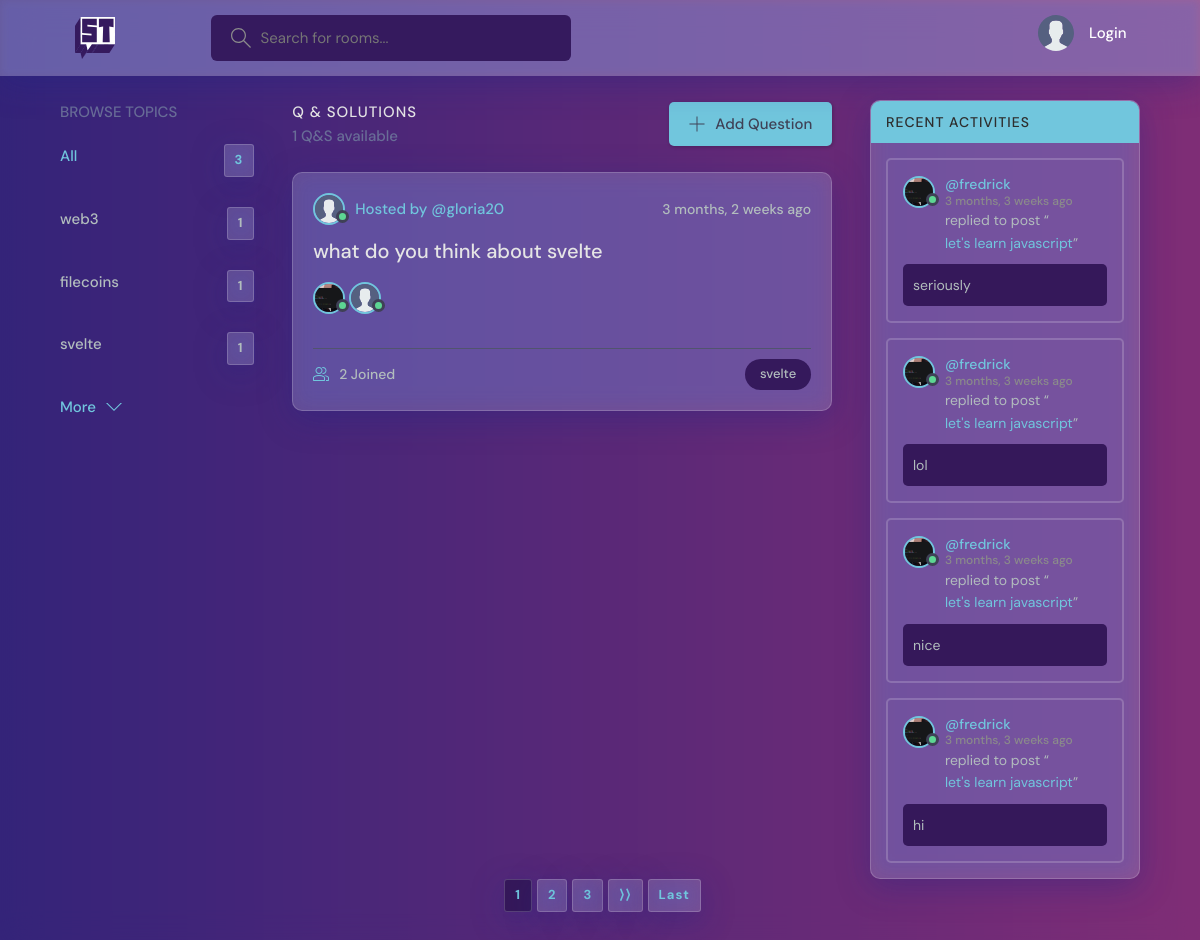
The page / on the database its author committed.
### base/models.py (models this page shows, shortened)
class Topic(models.Model):
    name = models.CharField(max_length=200)
    def __str__(self):
        return self.name

class Room(models.Model):
    host =  models.ForeignKey(User, on_delete=models.SET_NULL, null=True)
    topic = models.ForeignKey(Topic, on_delete=models.SET_NULL, null=True)
    name = models.CharField(max_length=200)
    description = models.TextField(null=True, blank=True)
    participants = models.ManyToManyField(User, related_name="participant", blank=True)
    updated = models.DateTimeField(auto_now=True)
    created = models.DateTimeField(auto_now_add=True)
    class Meta:
        ordering = ['-updated', '-created']
    def __str__(self):
        return self.name

class Message(models.Model):
    user = models.ForeignKey(User, on_delete=models.CASCADE)
    room = models.ForeignKey(Room, on_delete=models.CASCADE)
    body = models.TextField(null=True, blank=True)
    updated = models.DateTimeField(auto_now=True)
    helpful = models.IntegerField(default=0)
    not_helpful = models.IntegerField(default=0)
    created = models.DateTimeField(auto_now_add=True)

### users/models.py (models this page shows)
class User(AbstractUser):
    email = models.EmailField(unique=True, null=True)
    bio = models.TextField(null=True)
    avatar = models.ImageField(default="avatar.svg", null=True)
    instagram = models.CharField(max_length=300, null=True, blank=True)
    linkedin = models.CharField(max_length=300, null=True, blank=True)
    twitter = models.CharField(max_length=300, null=True, blank=True)
    REQUIRED_FIELDS = []

### base/views.py (the view)
# urls.py: path("", home, name="home"),
def home(request):
    q = request.GET.get('q') if request.GET.get('q') != None else ""
    rooms = Room.objects.filter(
        Q(topic__name__icontains=q) |
        Q(name__icontains=q) |
        Q(description__icontains=q) |
        Q(host__username__icontains=q))[0:5]
    p = Paginator(rooms, 1)
    page = request.GET.get('page')
    rooms = p.get_page(page)
    topics = Topic.objects.all()[0:]
    room_count = rooms.end_index()
    room_messages = Message.objects.filter(Q(room__topic__name__icontains = q))[0:4]
    context = {
        "rooms":rooms,
        "topics":topics,
        "room_count" : room_count,
        "room_messages": room_messages,
    }
    return render(request, 'base/home.html', context)

### base/templates/base/home.html (shortened to what this page needs)
{% extends "base/base.html" %}
{% block content %}
    <main class="layout layout--3">
      <div class="container">
        {% include 'base/topics_component.html' %}
        <div class="roomList">
          <div class="roomList__header">
            <div>
              <h2>Q & Solutions</h2>
              <p>{{ room_count }} Q&S available</p>
            </div>
            <a class="btn btn--main" href="{% url 'create-room' %}">
              <svg version="1.1" xmlns="http://www.w3.org/2000/svg" width="32" height="32" viewBox="0 0 32 32">
                <title>add</title>
                <path
                  d="M16.943 0.943h-1.885v14.115h-14.115v1.885h14.115v14.115h1.885v-14.115h14.115v-1.885h-14.115v-14.115z"
                ></path>
              </svg>
              Add Question
            </a>
          </div>
          {% include 'base/feeds_component.html' %}
        </div>
        <div class="activities">
          <div class="activities__header">
            <h2>Recent Activities</h2>
          </div>
          {% include "base/activity_component.html" %}
        </div>
      </div>
    </main>
    {% endblock content %}

### base/templates/base/topics_component.html
<div class="topics">
  <div class="topics__header">
    <h2>Browse Topics</h2>
  </div>
  <ul class="topics__list">
    <li>
      <a href="{% url 'home' %}" class="active">All <span>{{ topics.count }}</span></a>
    </li>
    {% for topic in topics %}
    <li>
      <a href="{% url 'home' %}?q={{ topic.name }}">{{ topic.name }} <span>{{ topic.room_set.all.count }}</span></a>
    </li>
    {% endfor %}
  </ul>
  <a class="btn btn--link" href="{% url 'topics' %}">
    More
    <svg version="1.1" xmlns="http://www.w3.org/2000/svg" width="32" height="32" viewBox="0 0 32 32">
      <title>chevron-down</title>
      <path d="M16 21l-13-13h-3l16 16 16-16h-3l-13 13z"></path>
    </svg>
  </a>
</div>

### base/templates/base/feeds_component.html (shortened to what this page needs)
  {% for room in rooms %}
  <div class="roomListRoom">
    <div class="roomListRoom__header">
      <a href="{% url 'profile' room.host %}" class="roomListRoom__author">
        <div class="avatar avatar--small {% if room.host.is_active %} active {% endif %}">
          <img src="{{ room.host.avatar.url }}" />
        </div>
        <span>Hosted by @{{ room.host.username }}</span>
      </a>
      <div class="roomListRoom__actions">
        <span>{{ room.created | timesince }} ago</span>
      </div>
    </div>
    <div class="roomListRoom__content">
      <a
       href="{% url 'room' room.id %}">{{ room.name }}</a><br>
      {% for person in room.participants.all %}
      <a  href="{% url 'profile' person.username %}">
        <div class="avatar avatar--small {% if person.is_active %} active {% endif %}">
          <img src="{{ person.avatar.url }}" />
        </div>
      </a>
      {% endfor %}
    </div>
    <div class="roomListRoom__meta">
      <a href="{% url 'room' room.id %}" class="roomListRoom__joined">
        {{ room.participants.count }} Joined
      </a>
      <p class="roomListRoom__topic">{{ room.topic }}</p>
    </div>
  </div>
  {% endfor %}

### base/templates/base/activity_component.html (shortened to what this page needs)
{% for message in room_messages %}
<div class="activities__box">
  <div class="activities__boxHeader roomListRoom__header">
    <a href="{% url 'profile' message.user %}" class="roomListRoom__author">
      <div class="avatar avatar--small {% if message.user.is_active %} active {% endif %}">
        <img src="{{ message.user.avatar.url }}" />
      </div>
      <p>
        @{{ message.user }}
        <span>{{ message.created|timesince }} ago</span>
      </p>
    </a>
  </div>
  <div class="activities__boxContent">
    <p>replied to post “<a href="{% url 'room' message.room.id %}">{{ message.room }}</a>”</p>
    <div class="activities__boxRoomContent">
      {{ message.body | safe }}
    </div>
  </div>
</div>
{% endfor %}

### rows shown on the page
Topic: name "web3", room_set.all.count "1"
Topic: name "filecoins", room_set.all.count "1"
Topic: name "svelte", room_set.all.count "1"
Room: host.avatar (placeholder picture), host.username "gloria20", created "3 months, 2 weeks", name "what do you think about svelte", participants.count "2", topic "svelte"
User: avatar (picture)
User: avatar (placeholder picture)
Message: user.avatar (picture), user "fredrick", created "3 months, 3 weeks", room "let's learn javascript", body "seriously"
Message: user.avatar (picture), user "fredrick", created "3 months, 3 weeks", room "let's learn javascript", body "lol"
Message: user.avatar (picture), user "fredrick", created "3 months, 3 weeks", room "let's learn javascript", body "nice"
Message: user.avatar (picture), user "fredrick", created "3 months, 3 weeks", room "let's learn javascript", body "hi"

### other values the page prints
{{ topics.count }} "3"
{{ room_count }} "1"
{{ num }} "1"
{{ num }} "2" "3"
